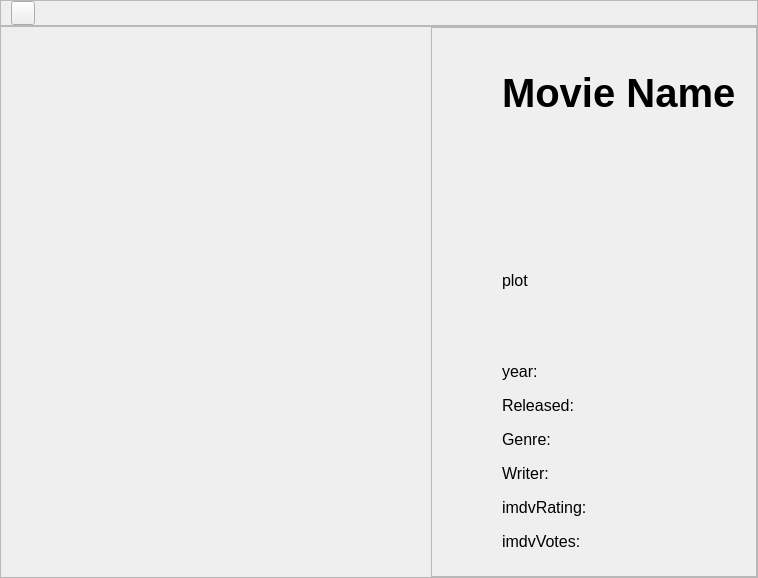
               <widget class="QWidget" name="page_4">
                <layout class="QVBoxLayout" name="verticalLayout_17" stretch="0,0">
                 <property name="spacing">
                  <number>0</number>
                 </property>
                 <property name="leftMargin">
                  <number>0</number>
                 </property>
                 <property name="topMargin">
                  <number>0</number>
                 </property>
                 <property name="rightMargin">
                  <number>0</number>
                 </property>
                 <property name="bottomMargin">
                  <number>0</number>
                 </property>
                 <item>
                  <widget class="QFrame" name="frm_back">
                   <property name="frameShape">
                    <enum>QFrame::StyledPanel</enum>
                   </property>
                   <property name="frameShadow">
                    <enum>QFrame::Raised</enum>
                   </property>
                   <layout class="QHBoxLayout" name="horizontalLayout_18">
                    <property name="spacing">
                     <number>0</number>
                    </property>
                    <property name="leftMargin">
                     <number>10</number>
                    </property>
                    <property name="topMargin">
                     <number>0</number>
                    </property>
                    <property name="rightMargin">
                     <number>0</number>
                    </property>
                    <property name="bottomMargin">
                     <number>0</number>
                    </property>
                    <item alignment="Qt::AlignLeft">
                     <widget class="QPushButton" name="btn_back_movies">
                      <property name="minimumSize">
                       <size>
                        <width>24</width>
                        <height>24</height>
                       </size>
                      </property>
                      <property name="maximumSize">
                       <size>
                        <width>24</width>
                        <height>24</height>
                       </size>
                      </property>
                      <property name="cursor">
                       <cursorShape>PointingHandCursor</cursorShape>
                      </property>
                      <property name="text">
                       <string/>
                      </property>
                      <property name="icon">
                       <iconset>
                        <normaloff>../images/corner-up-left.svg</normaloff>../images/corner-up-left.svg</iconset>
                      </property>
                      <property name="iconSize">
                       <size>
                        <width>24</width>
                        <height>24</height>
                       </size>
                      </property>
                     </widget>
                    </item>
                   </layout>
                  </widget>
                 </item>
                 <item>
                  <widget class="QFrame" name="frm_movie_poster">
                   <property name="sizePolicy">
                    <sizepolicy hsizetype="Preferred" vsizetype="Expanding">
                     <horstretch>0</horstretch>
                     <verstretch>0</verstretch>
                    </sizepolicy>
                   </property>
                   <property name="styleSheet">
                    <string notr="true"/>
                   </property>
                   <property name="frameShape">
                    <enum>QFrame::StyledPanel</enum>
                   </property>
                   <property name="frameShadow">
                    <enum>QFrame::Raised</enum>
                   </property>
                   <layout class="QHBoxLayout" name="horizontalLayout_10">
                    <property name="spacing">
                     <number>0</number>
                    </property>
                    <property name="leftMargin">
                     <number>10</number>
                    </property>
                    <property name="topMargin">
                     <number>0</number>
                    </property>
                    <property name="rightMargin">
                     <number>0</number>
                    </property>
                    <property name="bottomMargin">
                     <number>0</number>
                    </property>
                    <item alignment="Qt::AlignHCenter">
                     <widget class="QLabel" name="lbl_image_poster">
                      <property name="minimumSize">
                       <size>
                        <width>420</width>
                        <height>550</height>
                       </size>
                      </property>
                      <property name="styleSheet">
                       <string notr="true"/>
                      </property>
                      <property name="text">
                       <string/>
                      </property>
                      <property name="pixmap">
                       <pixmap>../movie_posters/breakingbad.png</pixmap>
                      </property>
                      <property name="scaledContents">
                       <bool>true</bool>
                      </property>
                     </widget>
                    </item>
                    <item>
                     <widget class="QFrame" name="frm_information_movie">
                      <property name="frameShape">
                       <enum>QFrame::StyledPanel</enum>
                      </property>
                      <property name="frameShadow">
                       <enum>QFrame::Raised</enum>
                      </property>
                      <layout class="QVBoxLayout" name="verticalLayout_18">
                       <property name="spacing">
                        <number>0</number>
                       </property>
                       <property name="leftMargin">
                        <number>70</number>
                       </property>
                       <property name="topMargin">
                        <number>5</number>
                       </property>
                       <property name="rightMargin">
                        <number>20</number>
                       </property>
                       <property name="bottomMargin">
                        <number>5</number>
                       </property>
                       <item alignment="Qt::AlignTop">
                        <widget class="QLabel" name="lbl_movie_title">
                         <property name="minimumSize">
                          <size>
                           <width>0</width>
                           <height>120</height>
                          </size>
                         </property>
                         <property name="font">
                          <font>
                           <pointsize>30</pointsize>
                           <bold>true</bold>
                          </font>
                         </property>
                         <property name="text">
                          <string>Movie Name</string>
                         </property>
                         <property name="wordWrap">
                          <bool>true</bool>
                         </property>
                        </widget>
                       </item>
                       <item>
                        <widget class="QLabel" name="lbl_movie_plot">
                         <property name="sizePolicy">
                          <sizepolicy hsizetype="Preferred" vsizetype="Preferred">
                           <horstretch>0</horstretch>
                           <verstretch>0</verstretch>
                          </sizepolicy>
                         </property>
                         <property name="minimumSize">
                          <size>
                           <width>0</width>
                           <height>0</height>
                          </size>
                         </property>
                         <property name="maximumSize">
                          <size>
                           <width>320</width>
                           <height>16777215</height>
                          </size>
                         </property>
                         <property name="font">
                          <font>
                           <pointsize>12</pointsize>
                          </font>
                         </property>
                         <property name="styleSheet">
                          <string notr="true"/>
                         </property>
                         <property name="text">
                          <string>plot</string>
                         </property>
                         <property name="wordWrap">
                          <bool>true</bool>
                         </property>
                         <property name="margin">
                          <number>0</number>
                         </property>
                        </widget>
                       </item>
                       <item>
                        <layout class="QFormLayout" name="formLayout">
                         <property name="horizontalSpacing">
                          <number>0</number>
                         </property>
                         <property name="verticalSpacing">
                          <number>15</number>
                         </property>
                         <property name="bottomMargin">
                          <number>20</number>
                         </property>
                         <item row="0" column="0">
                          <widget class="QLabel" name="lbl_movie_year">
                           <property name="font">
                            <font>
                             <pointsize>12</pointsize>
                            </font>
                           </property>
                           <property name="text">
                            <string>year:</string>
                           </property>
                          </widget>
                         </item>
                         <item row="0" column="1">
                          <widget class="QLabel" name="lbl_movie_year_edit">
                           <property name="font">
                            <font>
                             <pointsize>12</pointsize>
                            </font>
                           </property>
                           <property name="text">
                            <string/>
                           </property>
                          </widget>
                         </item>
                         <item row="1" column="0">
                          <widget class="QLabel" name="lbl_movie_released">
                           <property name="font">
                            <font>
                             <pointsize>12</pointsize>
                            </font>
                           </property>
                           <property name="text">
                            <string>Released: </string>
                           </property>
                          </widget>
                         </item>
                         <item row="1" column="1">
                          <widget class="QLabel" name="lbl_movie_released_edit">
                           <property name="font">
                            <font>
                             <pointsize>12</pointsize>
                            </font>
                           </property>
                           <property name="text">
                            <string/>
                           </property>
                          </widget>
                         </item>
                         <item row="2" column="0">
                          <widget class="QLabel" name="lbl_movie_genre">
                           <property name="font">
                            <font>
                             <pointsize>12</pointsize>
                            </font>
                           </property>
                           <property name="text">
                            <string>Genre:</string>
                           </property>
                          </widget>
                         </item>
                         <item row="2" column="1">
                          <widget class="QLabel" name="lbl_movie_genre_edit">
                           <property name="font">
                            <font>
                             <pointsize>12</pointsize>
                            </font>
                           </property>
                           <property name="text">
                            <string/>
                           </property>
                          </widget>
                         </item>
                         <item row="3" column="0">
                          <widget class="QLabel" name="lbl_writer">
                           <property name="font">
                            <font>
                             <pointsize>12</pointsize>
                            </font>
                           </property>
                           <property name="text">
                            <string>Writer:</string>
                           </property>
                          </widget>
                         </item>
                         <item row="3" column="1">
                          <widget class="QLabel" name="lbl_movie_writer_edit">
                           <property name="font">
                            <font>
                             <pointsize>12</pointsize>
                            </font>
                           </property>
                           <property name="text">
                            <string/>
                           </property>
                          </widget>
                         </item>
                         <item row="4" column="0">
                          <widget class="QLabel" name="lbl_imdvrating">
                           <property name="font">
                            <font>
                             <pointsize>12</pointsize>
                            </font>
                           </property>
                           <property name="text">
                            <string>imdvRating: </string>
                           </property>
                          </widget>
                         </item>
                         <item row="4" column="1">
                          <widget class="QLabel" name="lbl_imdvrating_edit">
                           <property name="font">
                            <font>
                             <pointsize>12</pointsize>
                            </font>
                           </property>
                           <property name="text">
                            <string/>
                           </property>
                          </widget>
                         </item>
                         <item row="5" column="0">
                          <widget class="QLabel" name="lbl_imdvvotes">
                           <property name="font">
                            <font>
                             <pointsize>12</pointsize>
                            </font>
                           </property>
                           <property name="text">
                            <string>imdvVotes: </string>
                           </property>
                          </widget>
                         </item>
                         <item row="5" column="1">
                          <widget class="QLabel" name="lbl_imdvvotes_edit">
                           <property name="font">
                            <font>
                             <pointsize>12</pointsize>
                            </font>
                           </property>
                           <property name="text">
                            <string/>
                           </property>
                          </widget>
                         </item>
                        </layout>
                       </item>
                      </layout>
                     </widget>
                    </item>
                   </layout>
                  </widget>
                 </item>
                </layout>
               </widget>
